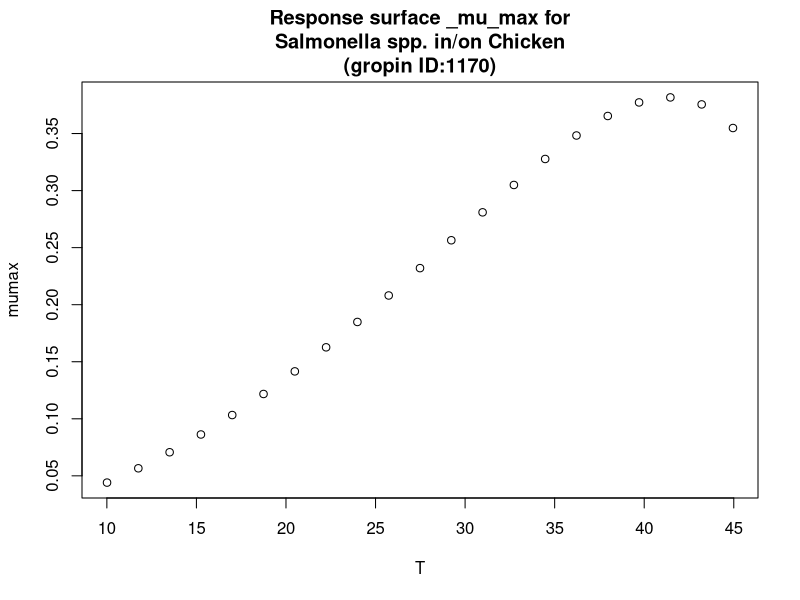

The R script that drew this image:
#############################
# start of Parameter script
#############################
T <- seq(10.01,44.955044955045,length.out=21)
#############################
# end of Parameter script
#############################
############################# 
# start of Model script Gropin ID 1170 
#############################
 
# constant coefficients for this model
 
variables <- data.frame(T)
argumentsPar <- unique.data.frame(expand.grid(variables))
 
# heart of the model
response_surface <- function(T) {
   mumax <-0.00026*((T+3.04)^2)*(1-exp(0.13*(T-51.86)))

	return(mumax=mumax)
} 

# output parameters
responseSurface <- cbind(argumentsPar,response_surface(argumentsPar['T']))
colnames(responseSurface) <- c(colnames(argumentsPar),'mumax')
#############################
# End of Model script
#############################
############################# 
# start of Visualisation script Gropin ID 1170 
#############################
titleText <-'Response surface _mu_max for
Salmonella spp. in/on Chicken
(gropin ID:1170)'
plot(T,responseSurface$'mumax',xlab='T',
                          ylab='mumax',main=titleText)
#############################
# End of Visualisation script
#############################
